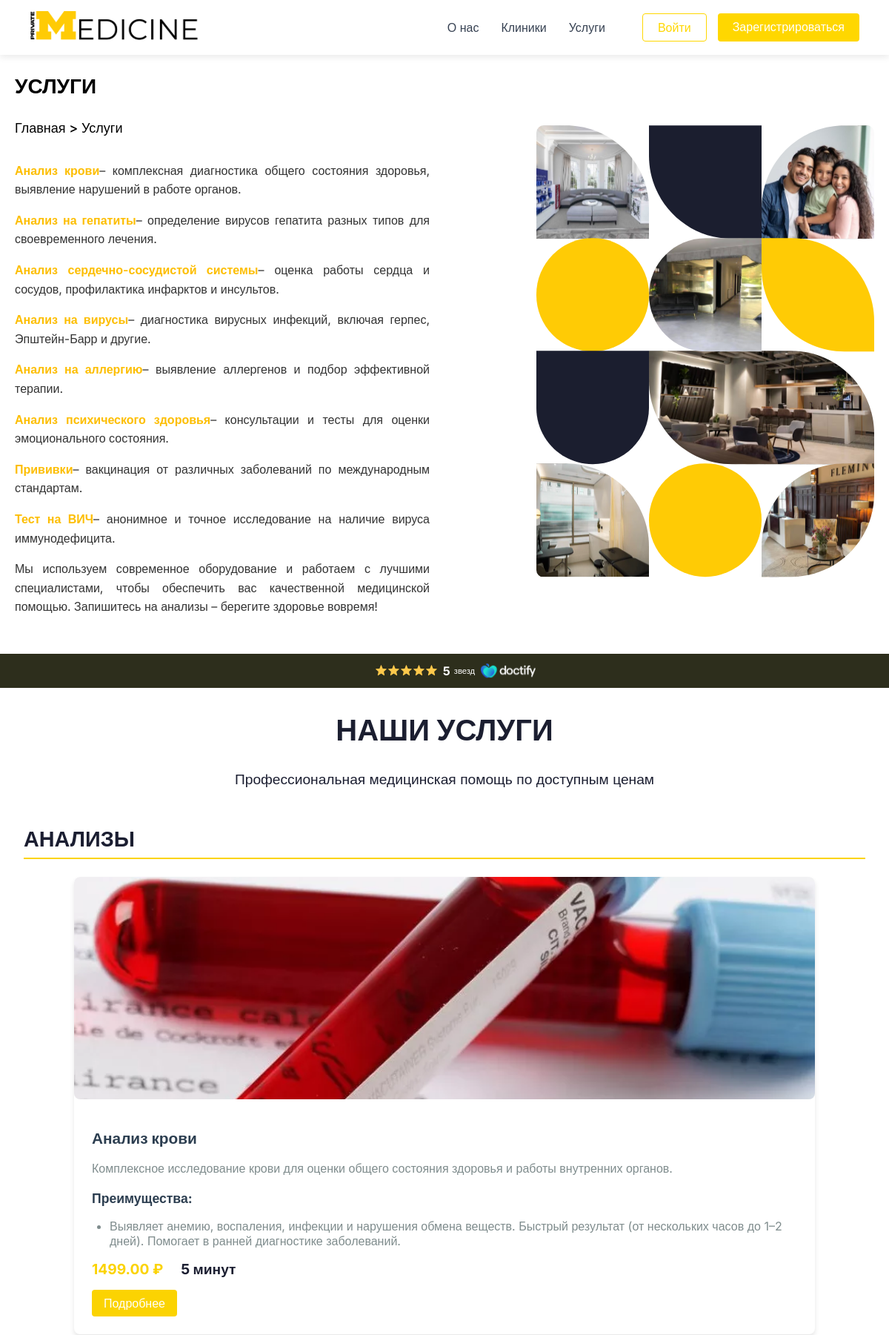
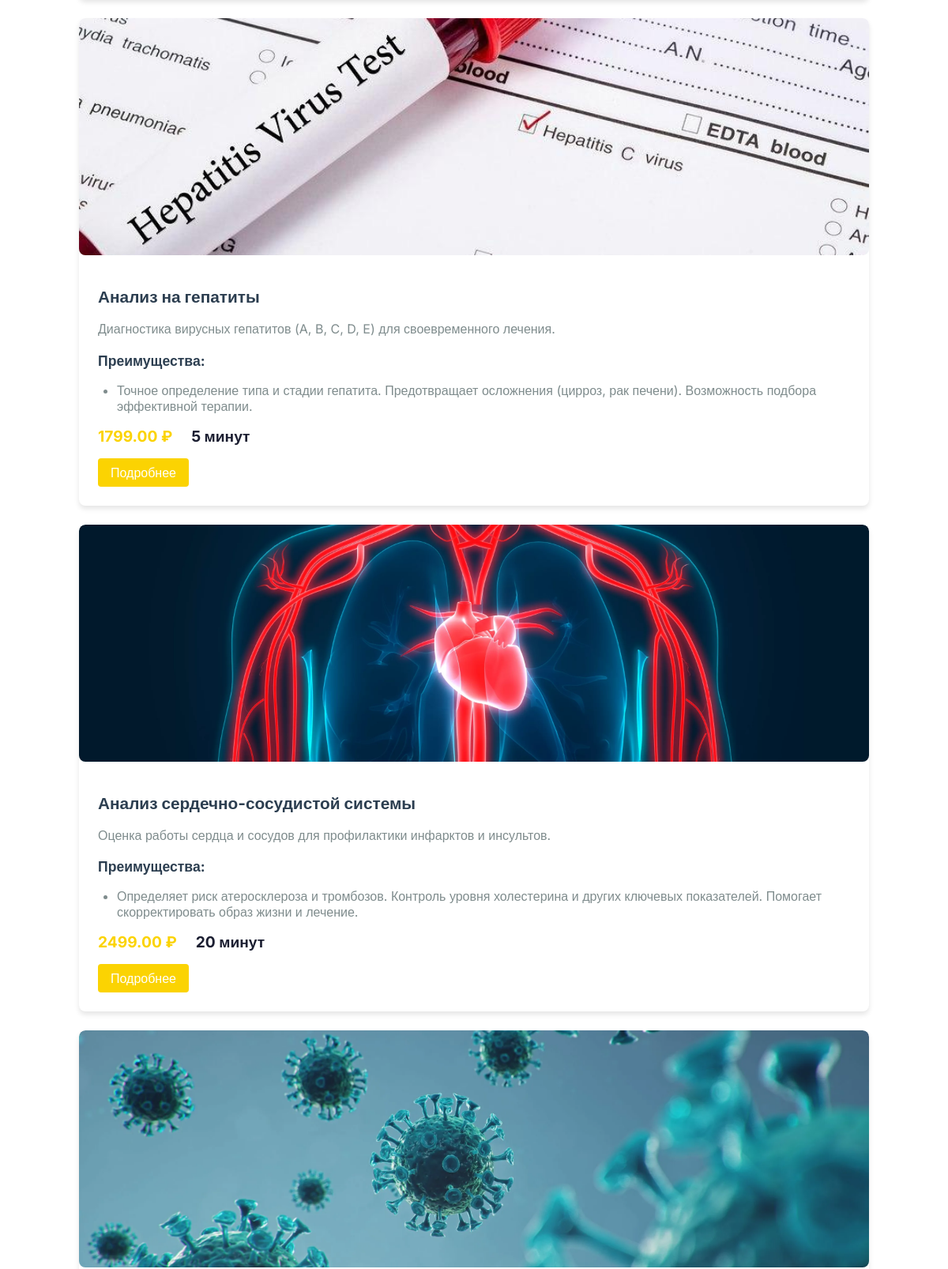
Page /services/ (upper part) on the committed database (2 pictures, top to bottom).
### main/models.py (models this page shows, shortened)
class ServiceCategory(models.Model):
    name = models.CharField('Название категории', max_length=100)
    slug = models.SlugField(unique=True)

class Service(models.Model):
    category = models.ForeignKey(ServiceCategory, on_delete=models.CASCADE, verbose_name='Категория')
    title = models.CharField('Название услуги', max_length=200)
    slug = models.SlugField(unique=True)
    short_description = models.TextField('Краткое описание')
    full_description = models.TextField('Полное описание')
    price = models.DecimalField('Цена', max_digits=10, decimal_places=2)
    duration = models.CharField('Длительность', max_length=50)
    image = models.ImageField('Изображение', upload_to='services/')
    available = models.BooleanField('Доступно', default=True)
    order = models.PositiveIntegerField('Порядок', default=0)
    advantages = models.TextField('Преимущества', help_text='Перечислите преимущества через точку с запятой')
    class Meta:
        ordering = ['order']
        verbose_name = 'Услуга'
        verbose_name_plural = 'Услуги'
    def get_absolute_url(self):
        return reverse('service_detail', kwargs={'slug': self.slug})
    def get_advantages_list(self):
        return [adv.strip() for adv in self.advantages.split(';') if adv.strip()]

### main/views.py (the view)
# urls.py: path('services/', views.services_list, name='services_list'),
def services_list(request):
    categories = ServiceCategory.objects.prefetch_related(
        Prefetch('service_set',
                 queryset=Service.objects.filter(available=True).order_by('order'),
                 to_attr='available_services')
    ).filter(service__available=True).distinct()
    return render(request, 'main/services_list.html', {
        'categories': categories
    })

### main/templates/main/services_list.html (shortened to what this page needs)
{% extends 'main/base.html' %}
{% load static %}
{% block content %}
    <div id="pmc-about-container">
        <div id="pmc-about-text">
            <h1>УСЛУГИ</h1>
            <h2>Главная > Услуги</h2>
            <p><span class="highlight">Анализ крови</span>– комплексная диагностика общего состояния
                здоровья, выявление нарушений в работе органов.</p>
            <p><span class="highlight">Анализ на гепатиты</span>– определение вирусов гепатита разных типов для
                своевременного лечения.</p>
            <p><span class="highlight">Анализ сердечно-сосудистой системы</span>– оценка работы сердца и сосудов,
                профилактика инфарктов и инсультов.</p>
            <p><span class="highlight">Анализ на вирусы</span>– диагностика вирусных инфекций, включая герпес,
                Эпштейн-Барр и другие.</p>
            <p><span class="highlight">Анализ на аллергию</span>– выявление аллергенов и подбор эффективной терапии.
            </p>
            <p><span class="highlight">Анализ психического здоровья</span>– консультации и тесты для оценки
                эмоционального состояния.</p>
            <p><span class="highlight">Прививки</span>– вакцинация от различных заболеваний по международным
                стандартам.</p>
            <p><span class="highlight">Тест на ВИЧ</span>– анонимное и точное исследование на наличие вируса
                иммунодефицита.</p>
            <p>Мы используем современное оборудование и работаем с лучшими специалистами, чтобы обеспечить вас
                качественной медицинской помощью. Запишитесь на анализы – берегите здоровье вовремя!</p>
        </div>
        <div id="pmc-about-image">
            <img src="{% static 'main/images/imageabout.svg' %}" alt="Клиника">
        </div>
    </div>
    <div class="rating-footer">
        <div class="container">
            <div class="rating-info compact-rating">
                <span class="stars">
                <img src="{% static 'main/images/star.svg' %}" alt="Звезда" class="star">
                <img src="{% static 'main/images/star.svg' %}" alt="Звезда" class="star">
                <img src="{% static 'main/images/star.svg' %}" alt="Звезда" class="star">
                <img src="{% static 'main/images/star.svg' %}" alt="Звезда" class="star">
                <img src="{% static 'main/images/star.svg' %}" alt="Звезда" class="star">
            </span>
                <span class="rating-text">5</span>
                <span class="rating-stars-text">звезд</span>
                <img src="{% static 'main/images/doctify.svg' %}" alt="Doctify" class="doctify-logo">
            </div>
        </div>
    </div>
    <div class="services-page">
        <div class="services-header">
            <h1>НАШИ УСЛУГИ</h1>
            <p>Профессиональная медицинская помощь по доступным ценам</p>
        </div>
        <div class="services-container">
            {% for category in categories %}
                <div class="category-section">
                    <h2>{{ category.name }}</h2>
                    <div class="services-grid">
                        {% for service in category.available_services %}
                            <div class="service-card">
                                {% if service.image %}
                                    <div class="service-image">
                                        <img src="{{ service.image.url }}" alt="{{ service.title }}">
                                    </div>
                                {% endif %}
                                <div class="service-content">
                                    <h3>{{ service.title }}</h3>
                                    <p>{{ service.short_description }}</p>
                                    {% if service.advantages %}
                                        <div class="advantages">
                                            <h4>Преимущества:</h4>
                                            <ul>
                                                {% for advantage in service.get_advantages_list %}
                                                    <li>{{ advantage }}</li>
                                                {% endfor %}
                                            </ul>
                                        </div>
                                    {% endif %}
                                    <div class="service-meta">
                                        <span class="price">{{ service.price }} ₽</span>
                                        <span class="duration">{{ service.duration }}</span>
                                    </div>
                                    <a href="{{ service.get_absolute_url }}" class="btn">Подробнее</a>
                                </div>
                            </div>
                        {% endfor %}
                    </div>
                </div>
            {% endfor %}
        </div>
    </div>
{% endblock %}

### main/templates/main/base.html (shortened to what this page needs)
{% load static %}
<!DOCTYPE html>
<html lang="ru">
<head>
    <link rel="stylesheet" href="{% static 'main/css/style.css' %}">
</head>
<body>
<header class="header">
    <div class="header__inner">
        <a href="/" class="logo">
            <img src="{% static 'main/images/logo.svg' %}" alt="MEDICINE" class="logo__img">
        </a>
        <nav class="nav">
    <a class="nav__link" href="{% url 'about' %}">О нас</a>
    <a class="nav__link" href="{% url 'clinics' %}">Клиники</a>
    <a class="nav__link" href="{% url 'services_list' %}">Услуги</a>
    {% if user.is_authenticated %}
        <a class="nav__link" href="{% url 'profile' %}">Личный кабинет</a>
        <div class="auth-buttons">
        <a href="home.html">
            <form action="{% url 'logout' %}" method="post" class="logout-form">
                {% csrf_token %}
                <button type="submit" class="button button-logout">Выйти</button>
            </form>
            </a>
        </div>
    {% else %}
        <div class="auth-buttons">
            <a href="{% url 'login' %}" class="button button-login">Войти</a>
            <a href="{% url 'register' %}" class="button button-register">Зарегистрироваться</a>
        </div>
    {% endif %}
</nav>
    </div>
</header>
<main>
    {% block content %}
    {% endblock %}
</main>
</body>
</html>

### rows in the picture
ServiceCategory: name "АНАЛИЗЫ"
Service: image (picture), title "Анализ крови", short_description "Комплексное исследование крови для оценки общего состояния здоровья и работы внутренних органов.", get_advantages_list "Выявляет анемию, воспаления, инфекции и нарушения обмена веществ. Быстрый результат (от нескольких часов до 1–2 дней). Помогает в ранней диагностике заболеваний.", price "1499.00", duration "5 минут"
Service: image (picture), title "Анализ на гепатиты", short_description "Диагностика вирусных гепатитов (A, B, C, D, E) для своевременного лечения.", get_advantages_list "Точное определение типа и стадии гепатита. Предотвращает осложнения (цирроз, рак печени). Возможность подбора эффективной терапии.", price "1799.00", duration "5 минут"
Service: image (picture), title "Анализ сердечно-сосудистой системы", short_description "Оценка работы сердца и сосудов для профилактики инфарктов и инсультов.", get_advantages_list "Определяет риск атеросклероза и тромбозов. Контроль уровня холестерина и других ключевых показателей. Помогает скорректировать образ жизни и лечение.", price "2499.00", duration "20 минут"
Service: image (picture)
